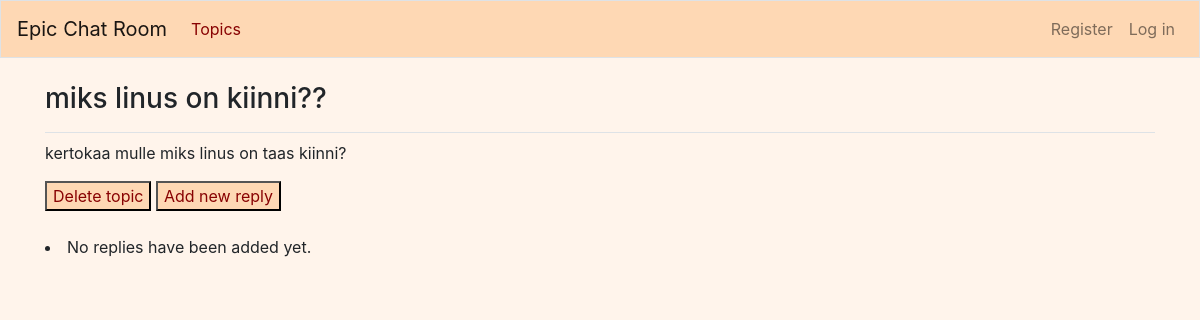
/topics/8/, run on an earlier commit of the app's database.
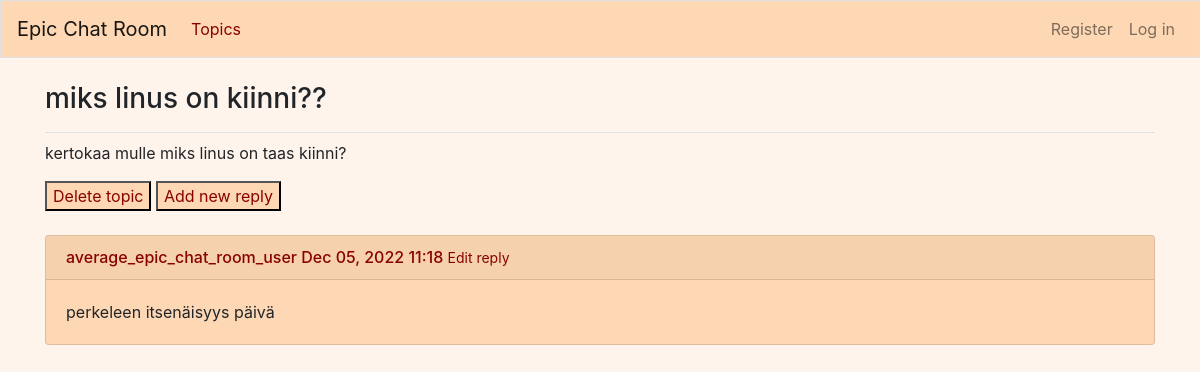
And on a later commit of the database.
### epic_chat_room/models.py (models this page shows)
class Reply(models.Model):
    topic = models.ForeignKey(Topic, on_delete=models.CASCADE)
    text = models.TextField()
    date_added = models.DateTimeField(auto_now_add=True)
    owner = models.ForeignKey(User, on_delete=models.CASCADE)
    class Meta:
        verbose_name_plural = 'replies'
    def __str__(self):
        return f"{self.text}"

### epic_chat_room/views.py (the view)
# urls.py: path('topics/<int:topic_id>/', views.topic, name='topic'),
def topic(request, topic_id):
    topic = Topic.objects.get(id=topic_id)
    replies = topic.reply_set.order_by('-date_added')
    context = {'topic': topic, 'replies': replies}
    return render(request, 'epic_chat_room/topic.html', context)

### epic_chat_room/models.py (called while the page is built)
    def __str__(self):
        return f"{self.title}"

### epic_chat_room/templates/epic_chat_room/topic.html
{% extends "epic_chat_room/base.html" %}
{% block page_header %}
  <h3>{{ topic }}</h3>
{% endblock page_header %}
{% block content %}
  <p>
    {{topic.text}}
  </p>
  <button style="background-color:#FED8B4; -webkit-text-fill-color: #880202">
    <a href="{% url 'epic_chat_room:delete_topic' topic.id %}">Delete topic</a>
  </button>
  <button style="background-color:#FED8B4; -webkit-text-fill-color: #880202">
    <a href="{% url 'epic_chat_room:new_reply' topic.id %}">Add new reply</a>
  </button>
  <br>
  <br>
{% for reply in replies %}
  <div class="card mb-3" style="background-color:#FED8B4">
    <h4 class="card-header" style="font-size: medium; -webkit-text-fill-color: #880202"">
      {{  reply.owner }}
      {{  reply.date_added|date:'M d, Y H:i' }}
      <small><a href="{% url 'epic_chat_room:edit_reply' reply.id %}">
          Edit reply</a></small>
    </h4>
    <div class="card-body">
        {{ reply }}
      </div>
    </div>
  {% empty %}
    <li>No replies have been added yet.</li>
  {% endfor %}
{% endblock content %}

What changed in the data, as far as the page shows it:
added Reply: owner "average_epic_chat_room_user", date_added "Dec 05, 2022 11:18", text "perkeleen itsenäisyys päivä"
Also different on the page:
text no longer shown: "No replies have been added yet."
